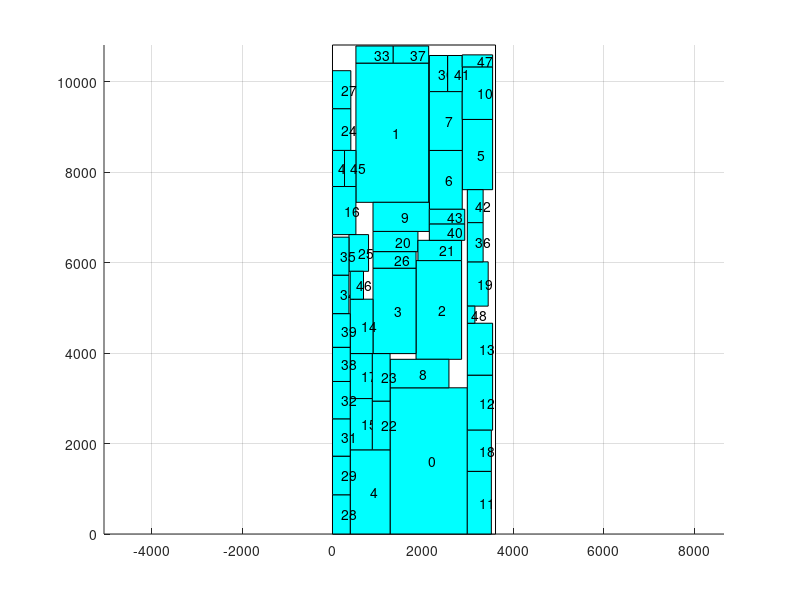

This figure's MATLAB source:
axis equal;
hold on;
grid on;
cap_x=[ 0 0 3606 3606 0 ];
cap_y=[ 0 10816 10816 0 0 ];
fill(cap_x,cap_y,'w');
block_x=[ 1274 2982 2982 1274 1274 ];
block_y=[ 0 0 3234 3234 0 ];
fill(block_x,block_y,'c');
text(2128,1617,'0');
block_x=[ 518 2128 2128 518 518 ];
block_y=[ 7336 7336 10416 10416 7336 ];
fill(block_x,block_y,'c');
text(1323,8876,'1');
block_x=[ 1848 2856 2856 1848 1848 ];
block_y=[ 3864 3864 6048 6048 3864 ];
fill(block_x,block_y,'c');
text(2352,4956,'2');
block_x=[ 896 1848 1848 896 896 ];
block_y=[ 3990 3990 5880 5880 3990 ];
fill(block_x,block_y,'c');
text(1372,4935,'3');
block_x=[ 392 1274 1274 392 392 ];
block_y=[ 0 0 1862 1862 0 ];
fill(block_x,block_y,'c');
text(833,931,'4');
block_x=[ 2870 3542 3542 2870 2870 ];
block_y=[ 7616 7616 9170 9170 7616 ];
fill(block_x,block_y,'c');
text(3206,8393,'5');
block_x=[ 2142 2870 2870 2142 2142 ];
block_y=[ 7182 7182 8484 8484 7182 ];
fill(block_x,block_y,'c');
text(2506,7833,'6');
block_x=[ 2142 2870 2870 2142 2142 ];
block_y=[ 8484 8484 9786 9786 8484 ];
fill(block_x,block_y,'c');
text(2506,9135,'7');
block_x=[ 1274 2576 2576 1274 1274 ];
block_y=[ 3234 3234 3864 3864 3234 ];
fill(block_x,block_y,'c');
text(1925,3549,'8');
block_x=[ 896 2142 2142 896 896 ];
block_y=[ 6692 6692 7336 7336 6692 ];
fill(block_x,block_y,'c');
text(1519,7014,'9');
block_x=[ 2870 3542 3542 2870 2870 ];
block_y=[ 9170 9170 10332 10332 9170 ];
fill(block_x,block_y,'c');
text(3206,9751,'10');
block_x=[ 2982 3514 3514 2982 2982 ];
block_y=[ 0 0 1386 1386 0 ];
fill(block_x,block_y,'c');
text(3248,693,'11');
block_x=[ 2982 3542 3542 2982 2982 ];
block_y=[ 2296 2296 3514 3514 2296 ];
fill(block_x,block_y,'c');
text(3262,2905,'12');
block_x=[ 2982 3542 3542 2982 2982 ];
block_y=[ 3514 3514 4662 4662 3514 ];
fill(block_x,block_y,'c');
text(3262,4088,'13');
block_x=[ 392 896 896 392 392 ];
block_y=[ 3990 3990 5194 5194 3990 ];
fill(block_x,block_y,'c');
text(644,4592,'14');
block_x=[ 392 882 882 392 392 ];
block_y=[ 1862 1862 2996 2996 1862 ];
fill(block_x,block_y,'c');
text(637,2429,'15');
block_x=[ 0 518 518 0 0 ];
block_y=[ 6622 6622 7686 7686 6622 ];
fill(block_x,block_y,'c');
text(259,7154,'16');
block_x=[ 392 882 882 392 392 ];
block_y=[ 2996 2996 3990 3990 2996 ];
fill(block_x,block_y,'c');
text(637,3493,'17');
block_x=[ 2982 3514 3514 2982 2982 ];
block_y=[ 1386 1386 2296 2296 1386 ];
fill(block_x,block_y,'c');
text(3248,1841,'18');
block_x=[ 2982 3444 3444 2982 2982 ];
block_y=[ 5040 5040 6020 6020 5040 ];
fill(block_x,block_y,'c');
text(3213,5530,'19');
block_x=[ 896 1890 1890 896 896 ];
block_y=[ 6244 6244 6692 6692 6244 ];
fill(block_x,block_y,'c');
text(1393,6468,'20');
block_x=[ 1890 2856 2856 1890 1890 ];
block_y=[ 6048 6048 6496 6496 6048 ];
fill(block_x,block_y,'c');
text(2373,6272,'21');
block_x=[ 882 1274 1274 882 882 ];
block_y=[ 1862 1862 2940 2940 1862 ];
fill(block_x,block_y,'c');
text(1078,2401,'22');
block_x=[ 882 1274 1274 882 882 ];
block_y=[ 2940 2940 3990 3990 2940 ];
fill(block_x,block_y,'c');
text(1078,3465,'23');
block_x=[ 0 406 406 0 0 ];
block_y=[ 8484 8484 9408 9408 8484 ];
fill(block_x,block_y,'c');
text(203,8946,'24');
block_x=[ 364 798 798 364 364 ];
block_y=[ 5810 5810 6622 6622 5810 ];
fill(block_x,block_y,'c');
text(581,6216,'25');
block_x=[ 896 1848 1848 896 896 ];
block_y=[ 5880 5880 6244 6244 5880 ];
fill(block_x,block_y,'c');
text(1372,6062,'26');
block_x=[ 0 406 406 0 0 ];
block_y=[ 9408 9408 10248 10248 9408 ];
fill(block_x,block_y,'c');
text(203,9828,'27');
block_x=[ 0 392 392 0 0 ];
block_y=[ 0 0 868 868 0 ];
fill(block_x,block_y,'c');
text(196,434,'28');
block_x=[ 0 392 392 0 0 ];
block_y=[ 868 868 1722 1722 868 ];
fill(block_x,block_y,'c');
text(196,1295,'29');
block_x=[ 2142 2548 2548 2142 2142 ];
block_y=[ 9786 9786 10584 10584 9786 ];
fill(block_x,block_y,'c');
text(2345,10185,'30');
block_x=[ 0 392 392 0 0 ];
block_y=[ 1722 1722 2548 2548 1722 ];
fill(block_x,block_y,'c');
text(196,2135,'31');
block_x=[ 0 392 392 0 0 ];
block_y=[ 2548 2548 3374 3374 2548 ];
fill(block_x,block_y,'c');
text(196,2961,'32');
block_x=[ 518 1344 1344 518 518 ];
block_y=[ 10416 10416 10794 10794 10416 ];
fill(block_x,block_y,'c');
text(931,10605,'33');
block_x=[ 0 364 364 0 0 ];
block_y=[ 4872 4872 5726 5726 4872 ];
fill(block_x,block_y,'c');
text(182,5299,'34');
block_x=[ 0 364 364 0 0 ];
block_y=[ 5726 5726 6566 6566 5726 ];
fill(block_x,block_y,'c');
text(182,6146,'35');
block_x=[ 2982 3332 3332 2982 2982 ];
block_y=[ 6020 6020 6888 6888 6020 ];
fill(block_x,block_y,'c');
text(3157,6454,'36');
block_x=[ 1344 2128 2128 1344 1344 ];
block_y=[ 10416 10416 10794 10794 10416 ];
fill(block_x,block_y,'c');
text(1736,10605,'37');
block_x=[ 0 392 392 0 0 ];
block_y=[ 3374 3374 4130 4130 3374 ];
fill(block_x,block_y,'c');
text(196,3752,'38');
block_x=[ 0 392 392 0 0 ];
block_y=[ 4130 4130 4872 4872 4130 ];
fill(block_x,block_y,'c');
text(196,4501,'39');
block_x=[ 2142 2926 2926 2142 2142 ];
block_y=[ 6496 6496 6860 6860 6496 ];
fill(block_x,block_y,'c');
text(2534,6678,'40');
block_x=[ 2548 2870 2870 2548 2548 ];
block_y=[ 9786 9786 10584 10584 9786 ];
fill(block_x,block_y,'c');
text(2709,10185,'41');
block_x=[ 2982 3332 3332 2982 2982 ];
block_y=[ 6888 6888 7616 7616 6888 ];
fill(block_x,block_y,'c');
text(3157,7252,'42');
block_x=[ 2142 2926 2926 2142 2142 ];
block_y=[ 6860 6860 7182 7182 6860 ];
fill(block_x,block_y,'c');
text(2534,7021,'43');
block_x=[ 0 266 266 0 0 ];
block_y=[ 7686 7686 8484 8484 7686 ];
fill(block_x,block_y,'c');
text(133,8085,'44');
block_x=[ 266 518 518 266 266 ];
block_y=[ 7686 7686 8484 8484 7686 ];
fill(block_x,block_y,'c');
text(392,8085,'45');
block_x=[ 392 686 686 392 392 ];
block_y=[ 5194 5194 5810 5810 5194 ];
fill(block_x,block_y,'c');
text(539,5502,'46');
block_x=[ 2870 3542 3542 2870 2870 ];
block_y=[ 10332 10332 10598 10598 10332 ];
fill(block_x,block_y,'c');
text(3206,10465,'47');
block_x=[ 2982 3150 3150 2982 2982 ];
block_y=[ 4662 4662 5040 5040 4662 ];
fill(block_x,block_y,'c');
text(3066,4851,'48');
